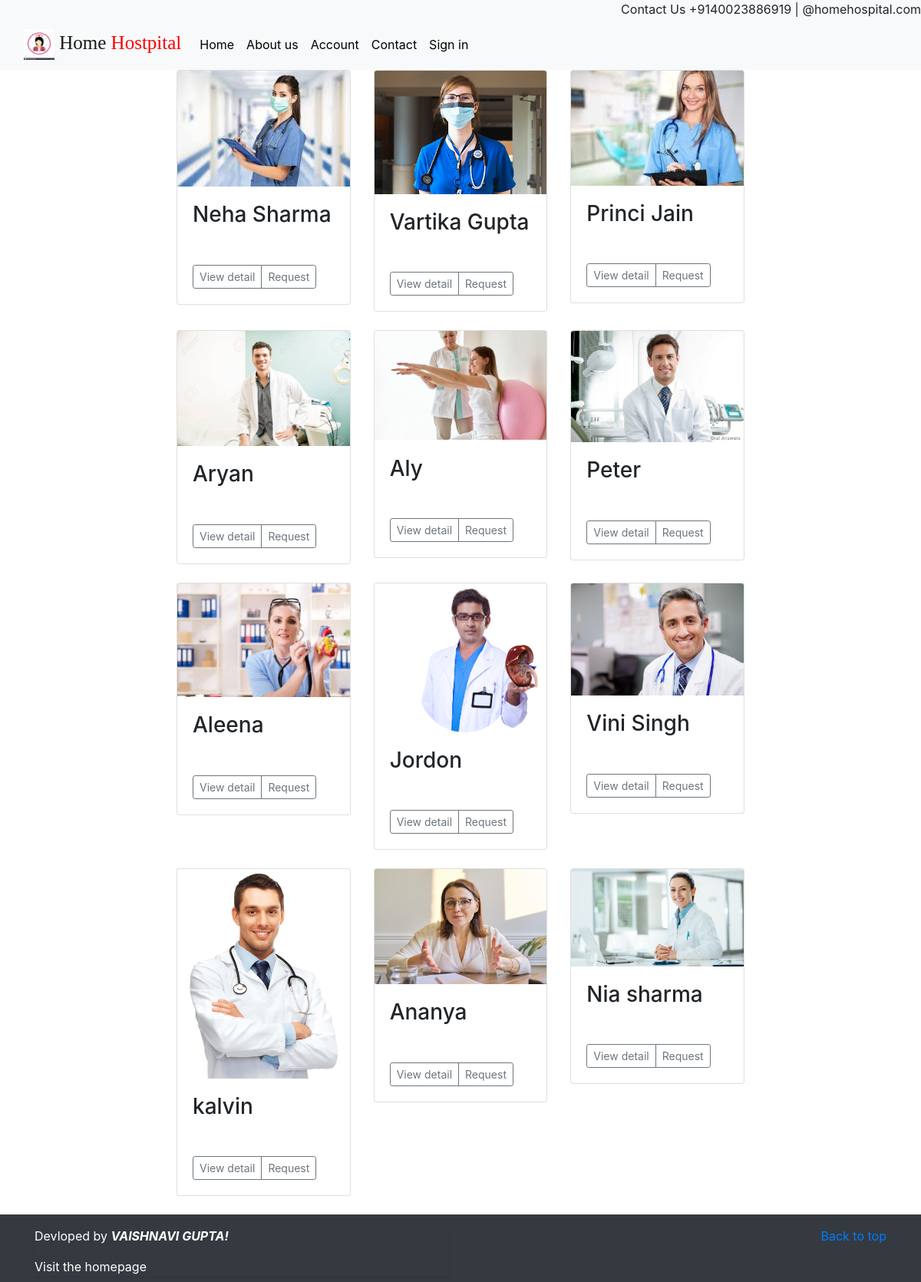
The app's page /hr/view with its own data.
### app/models.py (models this page shows, shortened)
class Human_Resource(models.Model):
    name = models.CharField(max_length=32)
    age = models.IntegerField(null=True)
    address = models.TextField(max_length=500)
    helpertype = models.CharField(max_length=32)
    phone_regex = RegexValidator(regex=r'^\+?1?\d{9,15}$', message="Phone number must be entered in the format: '+999999999'. Up to 15 digits allowed.")
    phone = models.CharField(max_length=15,validators=[phone_regex])
    email = models.EmailField(blank=True)
    date_added = models.DateTimeField(auto_now=True)
    is_available = models.BooleanField()
    pic= models.ImageField(upload_to="hr",default="hr.png")

### app/views.py (the view)
# urls.py: path('hr/view',view_hr, name='view_hr'),
def view_hr(request):
    hr = Human_Resource.objects.all()
    context = {'hr':hr}
    return render(request,'hr/view.html',context)

### templates/hr/view.html (shortened to what this page needs)
{% extends 'layout/base.html' %}
{% block content %}
    <div class="container-fluid">
        <div class="row">
            <div class="col-md-8 mx-auto">
               <div class="container">
                   <div class="row">
                    {% for person in hr %}
                    <div class="col-md-4 col-sm-6">
                        <div class="card mb-4 box-shadow">
                            <img class="card-img-top" src="{{person.pic.url}}">
                            <div class="card-body">
                            <h3 class="card-title">
                                {{person.name}}
                            </h3>
                              <div class="justify-content-between align-items-center">
                                <div class="btn-group">
                                  <a href="{% url 'detail_hr' person.id %}" class="btn btn-sm btn-outline-secondary">View detail</a>
                                  <a href="{% url 'sr' person.id %}" class="btn btn-sm btn-outline-secondary">Request</a>
                                </div>
                              </div>
                            </div>
                          </div>
                    </div>
                    {% empty %}
                        <h5>No data found for human resources</h5>
                    {% endfor %}
                   </div>
               </div>
            </div>
        </div>
    </div>
{% endblock content %}

### templates/layout/base.html (shortened to what this page needs)
<!doctype html>
<html lang="en">
<head>
    <link rel="stylesheet" href="https://cdn.jsdelivr.net/npm/bootstrap@4.6.0/dist/css/bootstrap.min.css">
    <link rel="stylesheet" href="https://maxcdn.bootstrapcdn.com/font-awesome/4.7.0/css/font-awesome.min.css">
</head>
<body>
    {% include 'includes/navigation.html' %}
    {% block content %}{% endblock content %}
    {% include 'includes/footer.html' %}
</body>
</html>

### templates/includes/navigation.html (shortened to what this page needs)
{% load cart_tag %}
{% load static %}
<div class="top bg-light text-right">
  <div>
    Contact Us +9140023886919  | @homehospital.com
  </div>
</div>
<nav class="navbar navbar-expand-lg navbar-light bg-light">
  <div class="container-fluid">
    <a class="navbar-brand brand" href="{% url 'home' %}">
      <img src="{% static 'app/logo 3.jpg' %}" height="40" width="40">
      Home <span >Hostpital</span>
    </a>
    <div class="collapse navbar-collapse" id="navbarNav">
      <ul class="navbar-nav">
        <li class="nav-item">
          <a style="color: black;" class="nav-link " aria-current="page" href="{% url 'home' %}">Home</a>
        </li>
        <li class="nav-item">
          <a  style="color: black;" class="nav-link" href="{% url 'about' %}">About us</a>
        </li>
        <li class="nav-item">
          <a  style="color: black;" class="nav-link" href="{% url 'up' %}">Account</a>
        </li>
        <li class="nav-item">
          <a  style="color: black;" class="nav-link" href="{% url 'contact' %}">Contact</a>
        </li>
        {% if user.is_authenticated %}
        <li class="nav-item">
          <a  style="color: black;" class="nav-link" href="{% url 'dashboard' %}">dashboard</a>
        </li>
        <li class="nav-item">
          <a style="color: black;" class="nav-link" href="{% url 'cart_detail' %}"><i class="fa fa-cart-plus "></i><sub>{{request.session.cart|length}}</sub></a>
        </li>
        {% if user.is_superuser %}
        <li class="nav-item">
          <a style="color: black;" class="nav-link" href="{% url 'admin:index' %}">Admin area</a>
        </li>
        {% endif %}
        <li class="nav-item">
          <a style="color: black;" class="nav-link" href="{% url 'logout' %}">logout</a>
        </li>
        {% else %}
        <li class="nav-item">
          <a style="color: black;" class="nav-link" href="{% url 'login' %}">Sign in</a>
        </li>
        {% endif %}
      </ul>
    </div>
  </div>
</nav>

### templates/includes/footer.html (shortened to what this page needs)
<footer class= "text-muted  bg-dark  shadow-sm" id="foot">
    <div class="container ">
        <div class="row">
            <div class="col-md-6 col-sm-8 col-8 bg">
                <footer class= "text-muted  bg-dark  shadow-sm" id="foot">
                                <p style="color: white;" class="mb-1">Devloped by <b><i>VAISHNAVI GUPTA!</i></b></p>
                                <p style="color: white;" class="mb-0"><a style="color: white;" href="/">Visit the homepage</a></p>
                            </div>
                            <div class="col-md-6">
                                <p class="float-right">
                                    <a href="#">Back to top</a>
                                </p>
                            </div>
                        </div>
                    </div>
                </footer>

### templates/includes/navigation.html (style rules this page uses)
.brand { font-size:25px; font-family:forte; }
.brand span { color: red; }

### templates/includes/footer.html (style rules this page uses)
p { margin-top: 16px; margin-bottom: 3rem; }

### records on screen
Human_Resource: pic (picture), name "Neha Sharma"
Human_Resource: pic (picture), name "Vartika Gupta"
Human_Resource: pic (picture), name "Princi Jain"
Human_Resource: pic (picture), name "Aryan"
Human_Resource: pic (picture), name "Aly"
Human_Resource: pic (picture), name "Peter"
Human_Resource: pic (picture), name "Aleena"
Human_Resource: pic (picture), name "Jordon"
Human_Resource: pic (picture), name "Vini Singh"
Human_Resource: pic (picture), name "kalvin"
Human_Resource: pic (picture), name "Ananya"
Human_Resource: pic (picture), name "Nia sharma"
